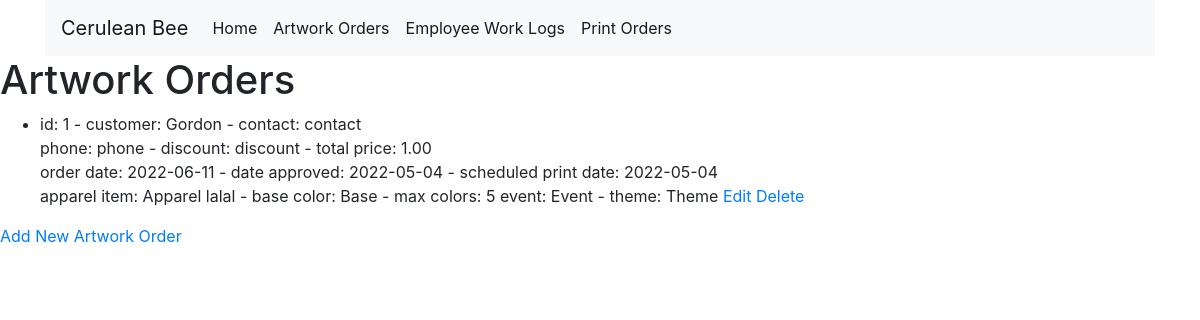
Page /artwork_home on the committed database.
### main.py (models this page shows)
class Artwork_Order(db.Model):
    id = db.Column(db.Integer, primary_key=True)
    customer = db.Column(db.String(250), nullable=True)
    contact = db.Column(db.String(250), nullable=True)
    phone = db.Column(db.String(250), nullable=True)
    discount = db.Column(db.String(250), nullable=True)
    total_price = db.Column(db.String(250), nullable=True)
    order_date = db.Column(db.String(250), nullable=True)
    date_approved = db.Column(db.String(250), nullable=True)
    scheduled_print_date = db.Column(db.String(250), nullable=True)
    apparel_item = db.Column(db.String(250), nullable=True)
    base_color = db.Column(db.String(250), nullable=True)
    maximum_colors = db.Column(db.Integer, nullable=True)
    event = db.Column(db.String(250), nullable=True)
    theme = db.Column(db.String(250), nullable=True)

### main.py (the view)
@app.route('/artwork_home')
def artwork_home():
    all_artwork_orders = db.session.query(Artwork_Order).all()
    return render_template('artwork_home.html', all_artwork_orders=all_artwork_orders)

### templates/artwork_home.html (shortened to what this page needs)
<!DOCTYPE html>
{% include "header.html" %}
<html lang="en">
<head>
</head>
<body>
<h1>Artwork Orders</h1>
    <ul>
        {% for artwork_order in all_artwork_orders %}
        <li>
            id: {{ artwork_order.id }} - customer: {{artwork_order.customer}} - contact:  {{ artwork_order.contact }}<br>
            phone: {{ artwork_order.phone }} - discount: {{ artwork_order.discount }} - total price: {{ artwork_order.total_price }}<br>
            order date: {{ artwork_order.order_date }} - date approved: {{ artwork_order.date_approved }} - scheduled print date: {{ artwork_order.scheduled_print_date }}<br>
            apparel item: {{ artwork_order.apparel_item }} - base color: {{ artwork_order.base_color }} - max colors: {{ artwork_order.maximum_colors }}
            event: {{ artwork_order.event }} - theme: {{ artwork_order.theme }}
            <a href="{{ url_for('edit_artwork_order', id=artwork_order.id) }}">Edit</a>
            <a href="{{ url_for('delete_artwork_order', id=artwork_order.id) }}">Delete</a>
        </li>
        {% endfor %}
    </ul>
<a href="{{ url_for('add_artwork_order') }}">Add New Artwork Order</a>
</body>
</html>
{% include "footer.html" %}

### templates/header.html (shortened to what this page needs)
<!DOCTYPE html>
<html lang="en" dir="ltr">
    <head>
        <link rel="stylesheet" href="https://stackpath.bootstrapcdn.com/bootstrap/4.3.1/css/bootstrap.min.css">
    </head>
    <body>
        <div class="container">
            <nav class="navbar navbar-expand-lg navbar-light bg-light">
                <a class="navbar-brand" href="#">Cerulean Bee</a>
                <div class="collapse navbar-collapse" id="navbarSupportedContent">
                    <ul class="navbar-nav mr-auto">
                        <li class="nav-item active show">
                            <a class="nav-link" href="{{ url_for('home') }}">Home <span class="sr-only">(current)</span></a>
                        </li>
                        <li class="nav-item show">
                            <a class="nav-link" href="{{ url_for('artwork_home') }}">Artwork Orders</a>
                        </li>
                        <li class="nav-item show">
                            <a class="nav-link" href="{{ url_for('employee_work_log_home') }}">Employee Work Logs</a>
                        </li>
                        <li class="nav-item show">
                            <a class="nav-link" href="{{ url_for('print_order_home') }}">Print Orders</a>
                        </li>
                    </ul>
                </div>
            </nav>
        </div>
    </body>

### templates/footer.html (shortened to what this page needs)
</body>
</html>

### rows in the picture
Artwork_Order: id "1", customer "Gordon", contact "contact", phone "phone", discount "discount", total_price "1.00", order_date "2022-06-11", date_approved "2022-05-04", scheduled_print_date "2022-05-04", apparel_item "Apparel lalal", base_color "Base", maximum_colors "5", event "Event", theme "Theme"
